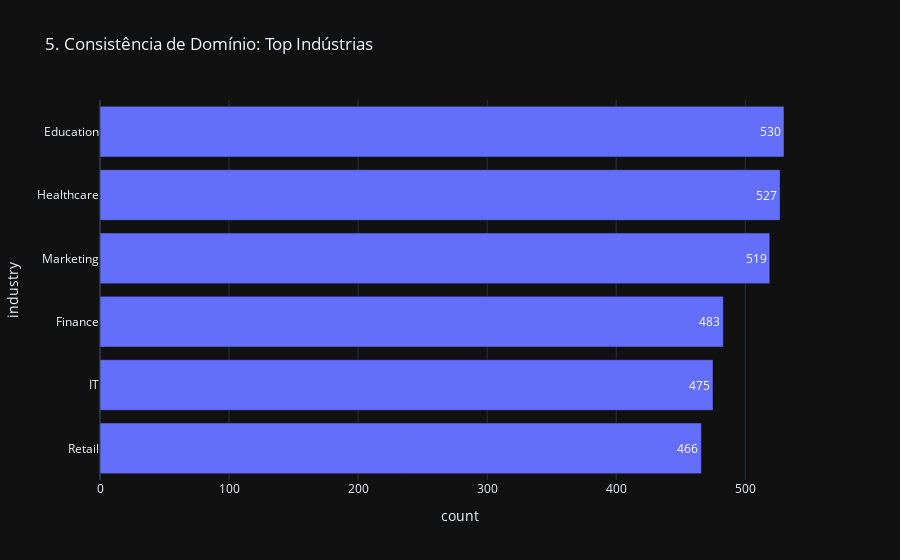

Notebook source saved alongside this figure:
### Markdown cell above
## 5. Consistência de Domínio

### 5.1 Distribuição por Indústria
Esta análise apresenta as indústrias mais frequentes no dataset, auxiliando
na identificação de concentração e possíveis vieses de domínio.

### Code cell
top_ind = df_raw.groupBy("industry").count().orderBy(col("count").desc()).limit(10).toPandas()

fig6 = px.bar(top_ind, x='count', y='industry', orientation='h',
              title='5. Consistência de Domínio: Top Indústrias', text_auto=True)
fig6.update_layout(yaxis={'categoryorder':'total ascending'})
fig6.show()

### Figure 1 — Plotly figure (JSON) as saved in the notebook; plotly's stock layout.template omitted (floating-point values rounded to 4 significant figures)
{"data": [{"hovertemplate": "count=%{x}<br>industry=%{y}<extra></extra>", "legendgroup": "", "marker": {"color": "#636efa", "pattern": {"shape": ""}}, "name": "", "orientation": "h", "showlegend": false, "textposition": "auto", "texttemplate": "%{x}", "x": [530, 527, 519, 483, 475, 466], "xaxis": "x", "y": ["Education", "Healthcare", "Marketing", "Finance", "IT", "Retail"], "yaxis": "y", "type": "bar"}], "layout": {"xaxis": {"anchor": "y", "domain": [0.0, 1.0], "title": {"text": "count"}}, "yaxis": {"anchor": "x", "domain": [0.0, 1.0], "title": {"text": "industry"}, "categoryorder": "total ascending"}, "legend": {"tracegroupgap": 0}, "title": {"text": "5. Consistência de Domínio: Top Indústrias"}, "barmode": "relative"}}
